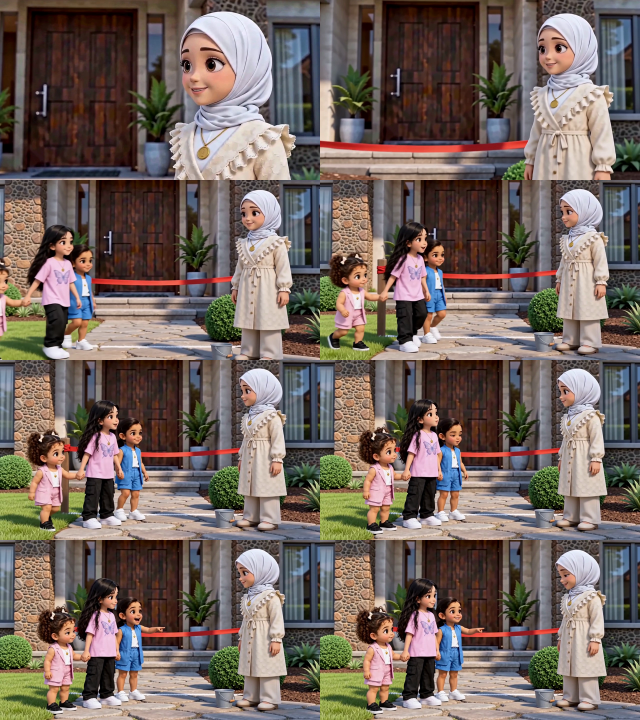
#> input picture .agents/projects/little-wonder/episodes/ep03-pilot-S007/sheet_S007_v2a.png, 1280 x 1440 px, given in place of t_zoozoo.png, which was not available (shown at 1/2 size)
$ python compose_stills.py sheet_S007_v2a.png
#> lines starting #> are read from the running program, lines starting #| are printed output that depends on the picture; after the words box and inside, x2 and y2 are one past the last pixel; in counts of white or black regions, pixels touching at a corner belong together
from PIL import Image, ImageFilter, ImageDraw
import numpy as np, cv2, json, sys
def flood(bgl):
    cur=np.zeros_like(bgl); cur[0]=bgl[0]; cur[-1]=bgl[-1]; cur[:,0]=bgl[:,0]; cur[:,-1]=bgl[:,-1]
    while True:
        n=cur.copy(); n[1:]|=cur[:-1]; n[:-1]|=cur[1:]; n[:,1:]|=cur[:,:-1]; n[:,:-1]|=cur[:,1:]; n&=bgl
        if (n==cur).all(): return cur
        cur=n
def sprite(k):
#> called with k = 'zoozoo'
    im=Image.open(f'/home/user/lw_ep3/new/turn/t_{k}.png').convert('RGB'); W,H=im.size
#> in sprite, im is the input picture: PIL image 1280x1440 RGB; mean R, G, B 115.1, 101.7, 95.2
#> after `W, H = im.size`: W = 1280; H = 1440
    sub=im.crop((int(W*0.34),0,int(W*0.66),H)); a=np.asarray(sub).astype(int)
    edge=np.concatenate([a[:,:10],a[:,-10:]],axis=1); rowbg=np.median(edge,axis=1)
#> after `rowbg = np.median(edge, axis=1)`: rowbg = 1440 rows, first 8: [94.5, 79, 63.5], [80, 65.5, 52.5], [64, 51.5, 41.5], [43.5, 29, 22.5], [37, 18, 13], [39, 14, 7.5], [43, 20, 13], [54, 34, 26.5]
    d=np.abs(a-rowbg[:,None,:]).sum(2); fg=~flood(d<12)
#> in flood, `cur[0] = bgl[0]`:
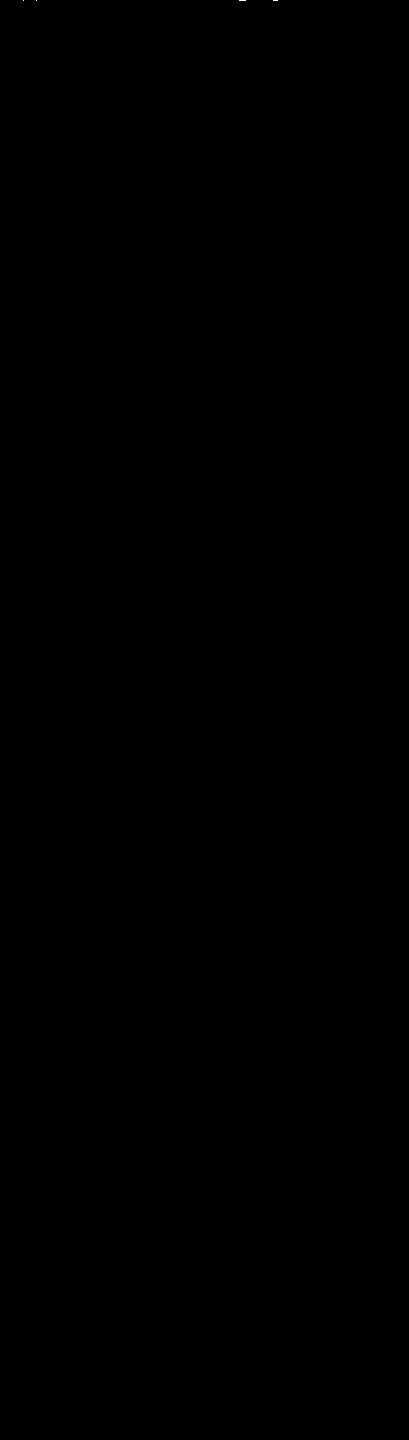
#> cur: shape (1440, 409) bool; 0% white in thin lines or dots, all inside (x1, y1, x2, y2) = (23, 0, 278, 1)
#> in flood, `cur[:, 0] = bgl[:, 0]`: cur: shape (1440, 409) bool; 0.02% white in thin lines or dots, all inside (x1, y1, x2, y2) = (0, 0, 278, 1424)
#> in flood, `cur[:, -1] = bgl[:, -1]`: cur: shape (1440, 409) bool; 0.04% white in thin lines or dots
#> after the loop in flood, `while True:`: n: shape (1440, 409) bool; 0.3% white; 61 white regions (38 under 20 px), largest, box (x1, y1, x2, y2) and area: (306, 327, 409, 337) 570, (363, 10, 409, 13) 104, (366, 1060, 409, 1065) 95
    fg[int(H*0.93):]&=(d[int(H*0.93):]>=30)   # drop ground shadow under feet
#> fg: shape (1440, 409) bool; 99.2% white; 256 black regions (218 under 20 px), largest, box (x1, y1, x2, y2) and area: (306, 327, 409, 337) 570, (0, 1415, 103, 1437) 525, (375, 1338, 409, 1370) 443
    n,lab,st,_=cv2.connectedComponentsWithStats(fg.astype(np.uint8),connectivity=8)
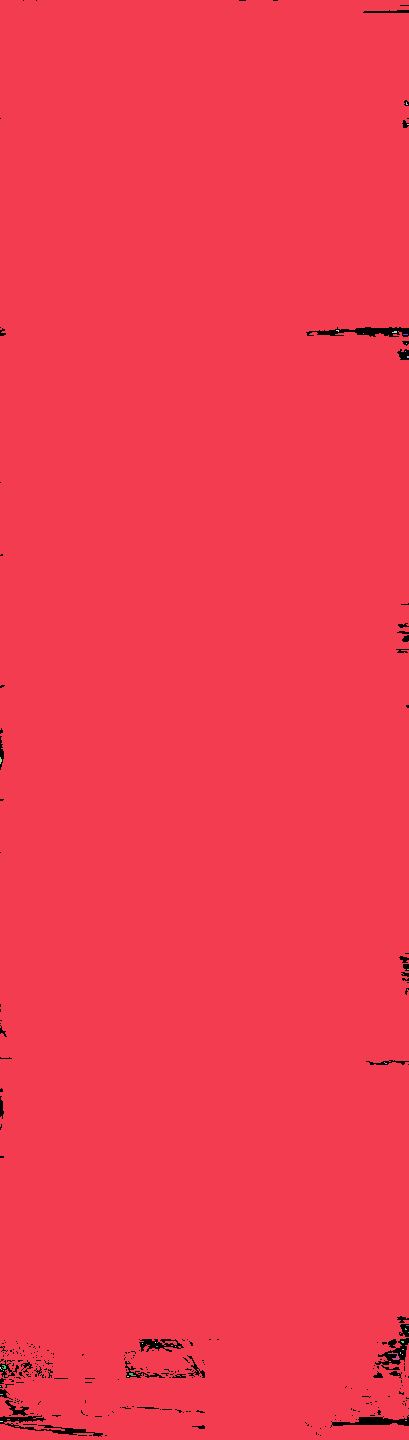
#> lab: shape (1440, 409) int32; 40 distinct labels, from 0 to 39; one colour per label, 0 black
#> n = 40; st = 40 rows, first 6: [0, 0, 409, 1437, 4877], [0, 0, 409, 1440, 583935], [406, 102, 2, 3, 4], [407, 124, 2, 1, 2], [336, 330, 3, 2, 4], [392, 331, 5, 2, 8]
    big=1+np.argmax(st[1:,cv2.CC_STAT_AREA]); fg=(lab==big)
#> after `big = 1 + np.argmax(st[1:, cv2.CC_STAT_AREA])`: big = 1
#> after `fg = lab == big`: fg: shape (1440, 409) bool; 99.1% white; 256 black regions (218 under 20 px), largest, box (x1, y1, x2, y2) and area: (306, 327, 409, 337) 588, (0, 1415, 103, 1437) 532, (375, 1338, 409, 1370) 488
    ys=np.where(fg.any(1))[0]; xs=np.where(fg.any(0))[0]
#> after `ys = np.where(fg.any(1))[0]`: ys = 1440 values from 0 to 1439
#> after `xs = np.where(fg.any(0))[0]`: xs = 409 values from 0 to 408
    box=(xs.min(),ys.min(),xs.max()+1,ys.max()+1)
#> box = (0, 0, 409, 1440)
    al=Image.fromarray((fg*255).astype('uint8')).filter(ImageFilter.MinFilter(3)).filter(ImageFilter.GaussianBlur(1.0))
    r=sub.copy(); r.putalpha(al); return r.crop(box).transpose(Image.FLIP_LEFT_RIGHT)
SP={k:sprite(k) for k in ['zoozoo','noonoo','nadyah','hoor']}
#> call 2 of sprite, with k = 'noonoo'
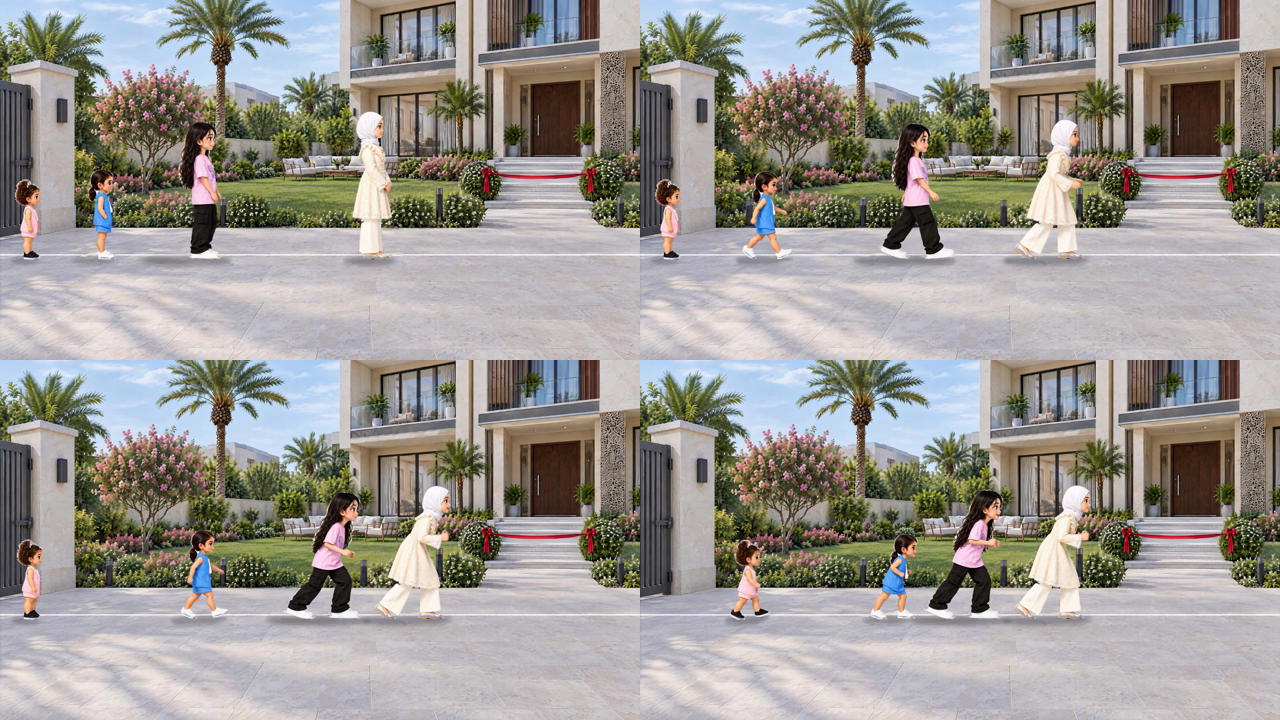
#> input picture .agents/projects/little-wonder/episodes/ep03-pilot-S007/S007_v1_frames_a.png, 1280 x 720 px, given in place of t_noonoo.png, which was not available
#> in sprite, im is the input picture: PIL image 1280x720 RGB; mean R, G, B 155.2, 151.4, 146.6
#> in sprite (call 2), `sub = im.crop((int(W * 0.34), 0, int(W * 0.66), H))`:
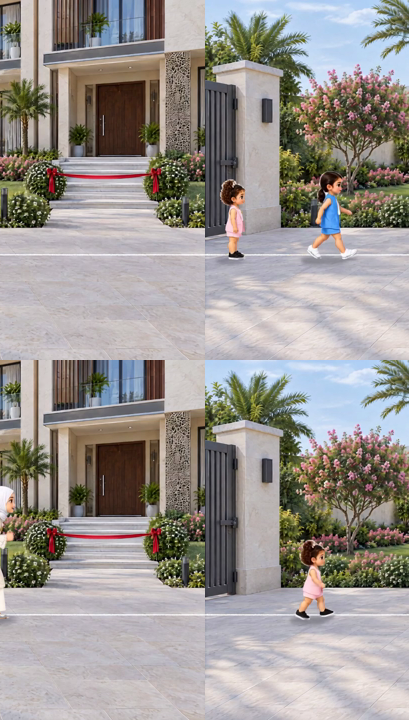
#> sub: PIL image 409x720 RGB; mean R, G, B 153.8, 148.7, 144.9
#> in sprite (call 2), `rowbg = np.median(edge, axis=1)`: rowbg = 720 rows, first 8: [171.5, 161, 145.5], [172, 152, 139.5], [173, 152.5, 130], [157.5, 149, 121], [111, 112.5, 74], [85.5, 87, 48], [116, 117, 101.5], [130, 132, 114]
#> in flood (call 2), `cur[0] = bgl[0]`: cur: shape (720, 409) bool; every value is 0
#> in flood (call 2), `cur[:, 0] = bgl[:, 0]`: cur: shape (720, 409) bool; 0.06% white in thin lines or dots
#> in flood (call 2), `cur[:, -1] = bgl[:, -1]`: cur: shape (720, 409) bool; 0.11% white in thin lines or dots
#> after the loop in flood (call 2), `while True:`: n: shape (720, 409) bool; 3% white; 97 white regions (72 under 20 px), largest, box (x1, y1, x2, y2) and area: (0, 245, 205, 283) 2544, (0, 289, 114, 334) 1408, (0, 649, 74, 694) 1163
#> in sprite (call 2), `fg[int(H*0.93):]&=(d[int(H*0.93):]>=30)`: fg: shape (720, 409) bool; 94.3% white; 174 black regions (144 under 20 px), largest, box (x1, y1, x2, y2) and area: (0, 649, 409, 720) 7351, (0, 245, 205, 283) 2544, (0, 289, 114, 334) 1408
#> in sprite (call 2), `n,lab,st,_=cv2.connectedComponentsWithStats(fg.astype(np.uint8),connec..`:
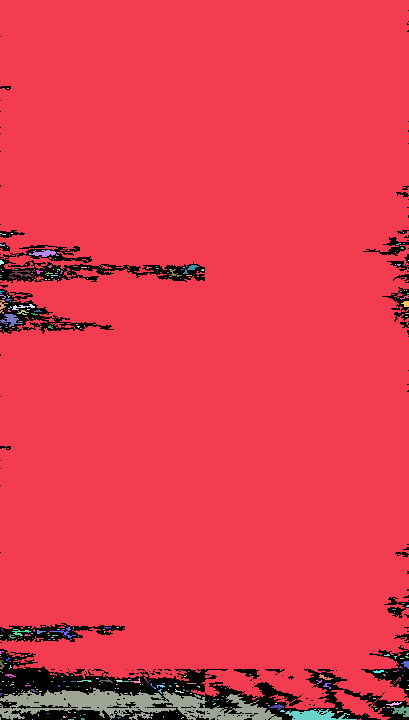
#> lab: shape (720, 409) int32; 299 distinct labels, from 0 to 298; one colour per label, 0 black
#> in sprite (call 2), `n,lab,st,_=cv2.connectedComponentsWithStats(fg.astype(np.uint8),connec..`: n = 299; st = 299 rows, first 6: [0, 10, 409, 710, 16919], [0, 0, 409, 720, 270696], [7, 88, 2, 1, 2], [0, 233, 6, 2, 6], [11, 233, 2, 1, 2], [403, 232, 1, 1, 1]
#> in sprite (call 2), `fg = lab == big`:
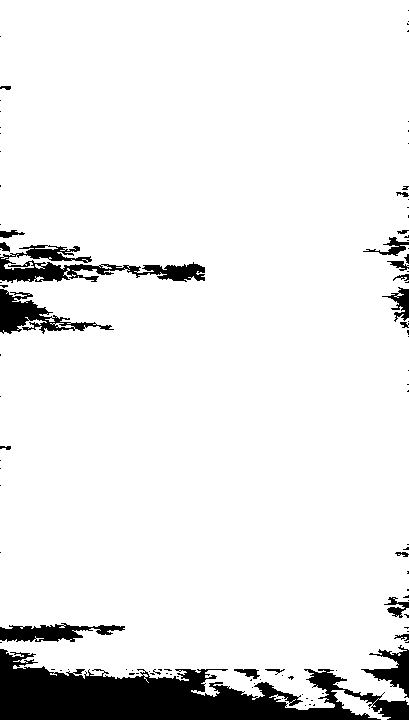
#> fg: shape (720, 409) bool; 91.9% white; 105 black regions (83 under 20 px), largest, box (x1, y1, x2, y2) and area: (0, 649, 409, 720) 14809, (0, 245, 205, 283) 2986, (0, 289, 114, 334) 1776
#> in sprite (call 2), `ys = np.where(fg.any(1))[0]`: ys = 720 values from 0 to 719
#> in sprite (call 2), `box=(xs.min(),ys.min(),xs.max()+1,ys.max()+1)`: box = (0, 0, 409, 720)
#> in sprite (call 2), `return r.crop(box).transpose(Image.FLIP_LEFT_RIGHT)`:
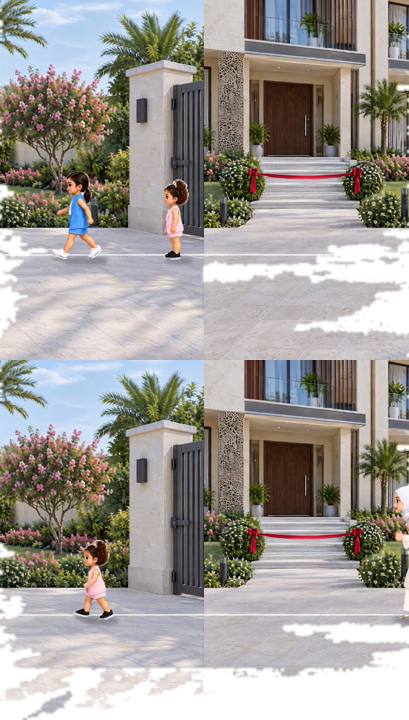
#> returned value: PIL image 409x720 RGBA; mean R, G, B, A 153.8, 148.7, 144.9, 228.5; transparent parts drawn white
#> (the run stopped early here; a loop or call above may not have finished)
